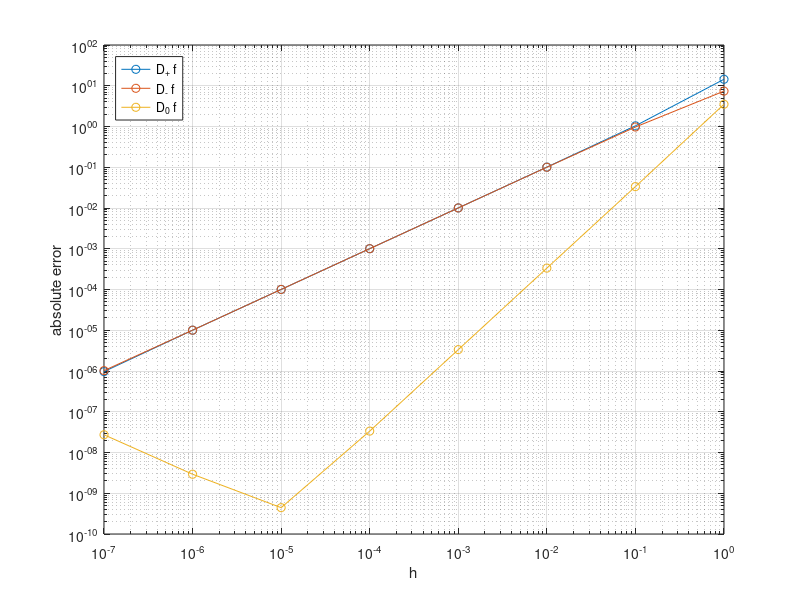

MATLAB code for this plot:
% DERRORS  Plot errors in finite differences approximations
% of f'(x), in a particular case.

f = @(x) exp(x);
df = f;
x = 3.0;
h = 10.^(-(0:7));

Dp = @(f, x, h) (f(x+h) - f(x)) / h;
Dm = @(f, x, h) (f(x) - f(x-h)) / h;
D0 = @(f, x, h) (f(x+h) - f(x-h)) / (2*h);

for j = 1:8
    Dperr(j) = abs(Dp(f,x,h(j)) - df(x));
    Dmerr(j) = abs(Dm(f,x,h(j)) - df(x));
    D0err(j) = abs(D0(f,x,h(j)) - df(x));
end

loglog(h, Dperr, 'o-', h, Dmerr, 'o-', h, D0err, 'o-')
xlabel h,  ylabel('absolute error')
legend('D_+ f', 'D_- f', 'D_0 f', ...
       'location', 'northwest')
grid on
